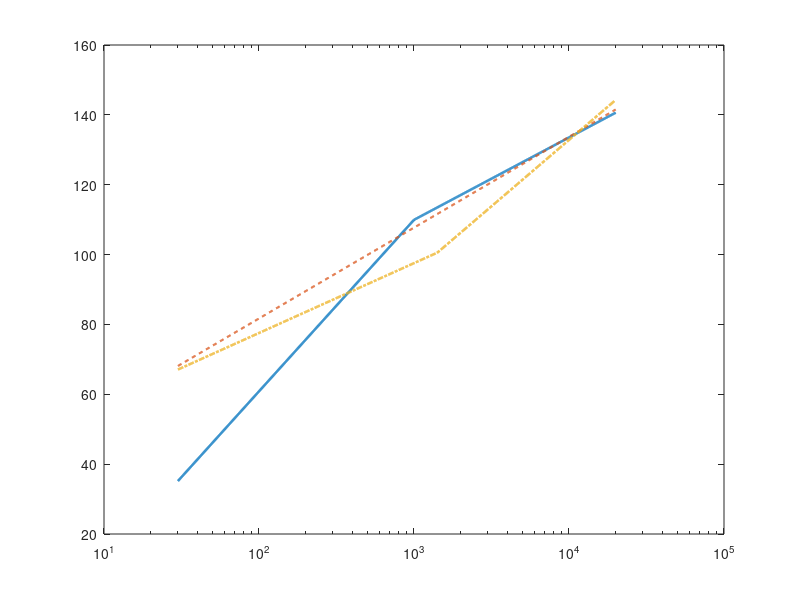

Write the MATLAB code that produced this figure. (Note: this script raises an error after producing the figure.)
%% 1. Исходные данные из методички
P_BS = 46;              % мощность передатчика BS, дБм
P_UE = 24;              % мощность передатчика UE, дБм
G_BS = 21;              % усиление антенны BS, дБи
PenetrationM = 15;      % запас на проникновение, дБ
IM = 1;                 % запас на интерференцию, дБ
f_MHz = 1800;            % частота, МГц
f_GHz = f_MHz/1000;      % частота, ГГц
BW_UL = 10e6;            % полоса UL, Гц
BW_DL = 20e6;            % полоса DL, Гц
NF_BS = 2.4;             % коэффициент шума BS, дБ
NF_UE = 6;               % коэффициент шума UE, дБ
SINR_UL = 4;             % требуемый SINR UL, дБ
SINR_DL = 2;             % требуемый SINR DL, дБ
MIMO_Gain = 3;            % выигрыш MIMO 2x2, дБ
FeederLoss = 2;           % потери фидера, дБ
LNA_Loss = 0.4;           % потери МШУ, дБ
JumperLoss = 0.5;         % потери джампера, дБ
L_total = FeederLoss + LNA_Loss + JumperLoss;
Nsectors = 3;
Area_macro = 100;         % площадь макротерритории, км^2
Area_indoor = 4;          % площадь ТЦ/БЦ, км^2

%% 2. Бюджет каналов UL и DL
Noise_UL = -174 + 10*log10(BW_UL);
Noise_DL = -174 + 10*log10(BW_DL);

RxSens_BS = NF_BS + Noise_UL + SINR_UL;
RxSens_UE = NF_UE + Noise_DL + SINR_DL;

MAPL_UL = P_UE - L_total + G_BS + MIMO_Gain - IM - PenetrationM - RxSens_BS;
MAPL_DL = P_BS - L_total + G_BS + MIMO_Gain - IM - PenetrationM - RxSens_UE;

fprintf('\nБЮДЖЕТ КАНАЛОВ\n');
fprintf('Тепловой шум UL       = %.2f дБм\n', Noise_UL);
fprintf('Тепловой шум DL       = %.2f дБм\n', Noise_DL);
fprintf('Чувствительность BS   = %.2f дБм\n', RxSens_BS);
fprintf('Чувствительность UE   = %.2f дБм\n', RxSens_UE);
fprintf('MAPL_UL               = %.2f дБ\n', MAPL_UL);
fprintf('MAPL_DL               = %.2f дБ\n', MAPL_DL);

%% 3. Дополнительные параметры моделей
fprintf('\nВведите параметры местности для моделей, отсутствующие в задании.\n');
hBS = input('Высота антенны BS, м (для COST231 и W-I): ');
hMS = input('Высота антенны UE, м (для COST231 и W-I): ');
terrain = input('Тип местности COST231: 1=DU, 2=U, 3=SU, 4=RURAL, 5=ROAD: ');
hBuilding = input('Средняя высота зданий h, м (Walfish-Ikegami): ');
streetWidth = input('Средняя ширина улиц w, м (Walfish-Ikegami): ');
buildingSpacing = input('Среднее расстояние между зданиями b, м (Walfish-Ikegami): ');
phi = input('Средний угол phi в градусах (Walfish-Ikegami, 0...90): ');

%% 4. Диапазон расстояний
% Для UMiNLOS расстояние задаётся в метрах.
d_m = logspace(log10(1), log10(2000), 1000);
PL_UMi = 26*log10(f_GHz) + 22.7 + 36.7*log10(d_m);

% Для COST231 Hata расстояние задаётся в километрах.
d_km = logspace(log10(0.03), log10(20), 1000);
if f_MHz <= 1500
    A = 69.55; B = 26.16;
else
    A = 46.3; B = 33.9;
end

% Поправка на высоту мобильной станции a(hMS).
if terrain == 1 || terrain == 2
    a_hMS = 3.2*(log10(11.75*hMS))^2 - 4.97;
else
    a_hMS = (1.1*log10(f_MHz)-0.7)*hMS - (1.56*log10(f_MHz)-0.8);
end

switch terrain
    case 1      % Dense Urban
        Lclutter = 3;
    case 2      % Urban
        Lclutter = 0;
    case 3      % Suburban
        Lclutter = -(2*log10(f_MHz/28)^2 + 5.4);
    case 4      % Rural
        Lclutter = -(4.78*(log10(f_MHz))^2 -18.33*log10(f_MHz)+40.94);
    case 5      % Road
        Lclutter = -(4.78*(log10(f_MHz))^2 -18.33*log10(f_MHz)+35.94);
    otherwise
        error('Тип местности должен быть числом от 1 до 5.');
end

s = zeros(size(d_km));
s(d_km >= 1) = 44.9 - 6.55*log10(f_MHz);
s(d_km < 1)  = (47.88 + 13.9*log10(f_MHz) - 13.9*log10(hBS)) / log10(50);

PL_COST = A + B*log10(f_MHz) - 13.82*log10(hBS) - a_hMS + s.*log10(d_km) + Lclutter;

%% 5. Walfish-Ikegami: LOS и приближённая NLOS
PL_WI_LOS = 42.6 + 20*log10(f_MHz) + 26*log10(d_km);

deltaH = hBuilding - hMS;
L0 = 32.44 + 20*log10(f_MHz) + 20*log10(d_km);

if phi < 35
    Lori = -10 + 0.354*phi;
elseif phi < 55
    Lori = 2.5 + 0.075*(phi-35);
else
    Lori = 4.0 - 0.114*(phi-55);
end

L2 = -16.9 - 10*log10(streetWidth) + 10*log10(f_MHz) ...
     + 20*log10(max(abs(deltaH), 0.01)) + Lori;

if hBS > hBuilding
    L11 = -18*log10(1 + hBS - hBuilding);
    ka = 54;
    kd = 18;
else
    L11 = 0;
    ka = 54 - 0.8*(hBS-hBuilding).*min(d_km/0.5, 1);
    kd = 18 - 15*(hBS-hBuilding)/max(abs(deltaH),0.01);
end
kf = -4 + 0.7*(f_MHz/925 - 1);
L1 = L11 + ka + kd.*log10(d_km) + kf*log10(f_MHz) ...
     - 9*log10(buildingSpacing);
PL_WI_NLOS = L0 + max(L1 + L2, 0);

%% 6. График моделей распространения
figure('Name','Макросеть: Радиус и модели','Color','w');
semilogx(d_km*1000, PL_COST, 'LineWidth', 1.8); hold on;
semilogx(d_km*1000, PL_WI_LOS, '--', 'LineWidth', 1.5);
semilogx(d_km*1000, PL_WI_NLOS, '-.', 'LineWidth', 1.8);
yline(MAPL_UL, ':', 'MAPL UL', 'LineWidth', 1.4);
yline(MAPL_DL, ':', 'MAPL DL', 'LineWidth', 1.4);
grid on;
xlim([100, 20000]);
ylim([80, 180]);
xlabel('Расстояние от BS, м');
ylabel('Потери радиосигнала PL, дБ');
title('Модели распространения для макросети (COST231 и W-I)');
legend('COST231 Hata', 'W-I LOS', 'W-I NLOS', 'MAPL UL', 'MAPL DL', 'Location', 'best');

figure('Name','Микросеть: Indoor / UMiNLOS','Color','w');
semilogx(d_m, PL_UMi, 'r-', 'LineWidth', 2); hold on;
yline(MAPL_UL, ':', 'MAPL UL', 'LineWidth', 1.4);
yline(MAPL_DL, ':', 'MAPL DL', 'LineWidth', 1.4);
grid on;
xlim([1, 500]);
ylim([20, 160]);
xlabel('Расстояние от BS, м');
ylabel('Потери радиосигнала PL, дБ');
title('Модель UMiNLOS для микро- и indoor-сетей');
legend('UMiNLOS', 'MAPL UL', 'MAPL DL', 'Location', 'best');

%% 7. Радиусы по пересечению PL(d) и MAPL
% UMiNLOS применяется для indoor/micro/femto. d задано в метрах.
radius_UMi_UL = findRadius(d_m, PL_UMi, MAPL_UL);
radius_UMi_DL = findRadius(d_m, PL_UMi, MAPL_DL);

% Для COST231 и Walfish d задано в км; результат переводится в км.
radius_COST_UL = findRadius(d_km, PL_COST, MAPL_UL);
radius_COST_DL = findRadius(d_km, PL_COST, MAPL_DL);
radius_WI_UL = findRadius(d_km, PL_WI_NLOS, MAPL_UL);
radius_WI_DL = findRadius(d_km, PL_WI_NLOS, MAPL_DL);

fprintf('\nРАДИУСЫ СОТ\n');
fprintf('UMiNLOS: UL = %.2f м, DL = %.2f м\n', ...
        radius_UMi_UL, radius_UMi_DL);
fprintf('COST231 Hata: UL = %.3f км, DL = %.3f км\n', ...
        radius_COST_UL, radius_COST_DL);
fprintf('Walfish-Ikegami NLOS: UL = %.3f км, DL = %.3f км\n', ...
        radius_WI_UL, radius_WI_DL);

%% 8. Площадь сайта и число базовых станций
% Для макросети используем COST231 Hata.
R_macro = min(radius_COST_UL, radius_COST_DL);
S_macro = 1.95*R_macro^2;
N_macro = ceil(Area_macro/S_macro);

% Для indoor/микро-/фемтосети используем UMiNLOS.
R_indoor_km = min(radius_UMi_UL, radius_UMi_DL)/1000;
S_indoor = 1.95*R_indoor_km^2;
N_indoor = ceil(Area_indoor/S_indoor);

fprintf('\nРАСЧЁТ КОЛИЧЕСТВА САЙТОВ\n');
fprintf('Макросеть: R = %.3f км, площадь сайта = %.3f км^2, N = %d\n', ...
        R_macro, S_macro, N_macro);
fprintf('Indoor/микросеть: R = %.2f м, площадь сайта = %.6f км^2, N = %d\n', ...
        R_indoor_km*1000, S_indoor, N_indoor);

%% Локальная функция: находит расстояние пересечения с заданным MAPL
function r = findRadius(d, PL, MAPL)
    idx = find(PL >= MAPL, 1, 'first');
    if isempty(idx)
        r = NaN;
        warning('PL не достиг MAPL в заданном диапазоне расстояний.');
    elseif idx == 1
        r = d(1);
        warning('Пересечение находится ближе минимального диапазона.');
    else
        % Линейная интерполяция между соседними точками.
        r = interp1(PL(idx-1:idx), d(idx-1:idx), MAPL, 'linear');
    end
end
